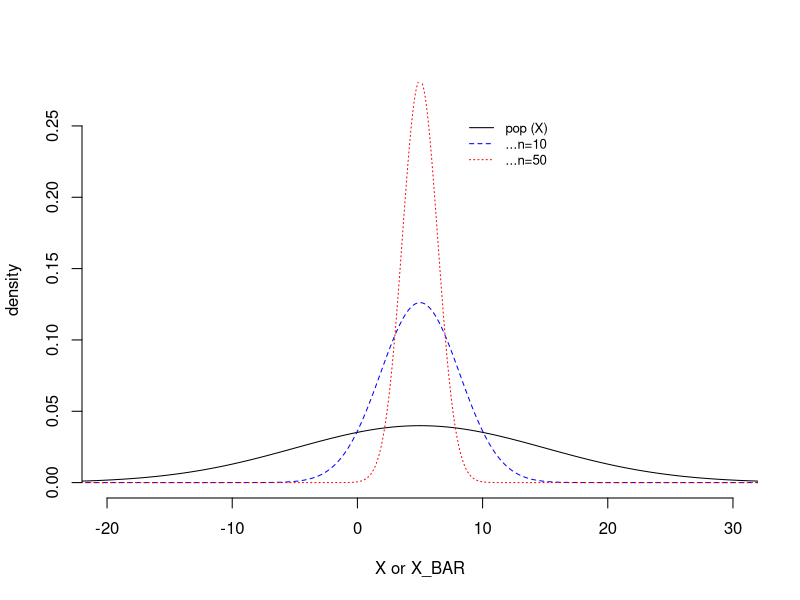

Reproduce this figure in R.
## Script that plots a Normal population against
##        two sampling distributions. One for n=10. 
##        The other for n=100

x = (-45000:65000)/1000
d = dnorm(x, mean = 5, sd = 10)
plot(x, d, type="l", bty="n", main = "", xlab = "X or X_BAR", ylab= "density", 
     xlim = c(-20,30), ylim=c(0,0.27))

## Plot a normal density (sampling distribution)
x = (-45000:65000)/1000
d = dnorm(x, mean = 5, sd = 10/sqrt(10))
lines(x, d, lty="dashed", col="blue")

x = (-45000:65000)/1000
d = dnorm(x, mean = 5, sd = 10/sqrt(50))
lines(x, d, lty="dotted", col="red")

legend(x=8, y=0.26, legend=c("pop (X)", "...n=10", "...n=50"), lty=c("solid", "dashed", "dotted"), col=c("black","blue","red"),bty="n", cex=0.8)
